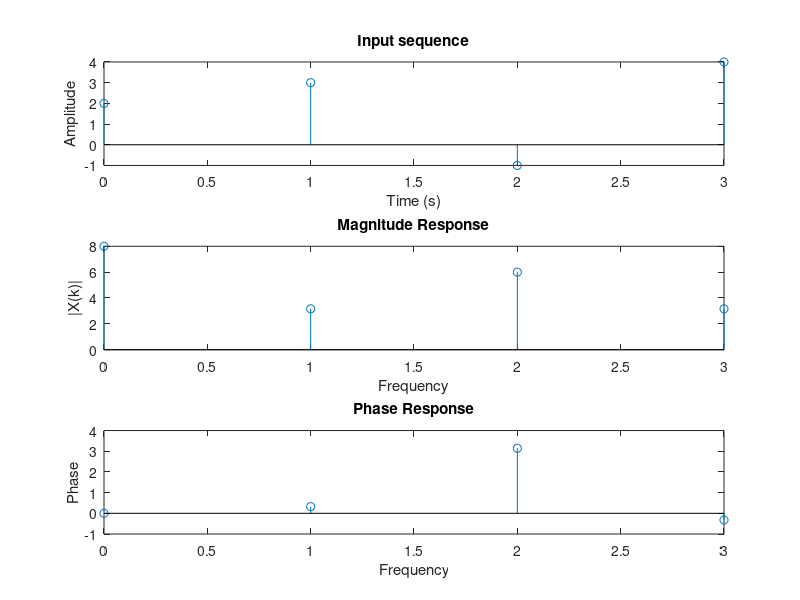

MATLAB code for this plot:
N=4;
x=[2 3 -1 4];

t=0:N-1;
subplot(311)
stem(t,x);
xlabel('Time (s)');
ylabel('Amplitude');
title('Input sequence')

subplot(312); 
stem(0:N-1,abs(fft(x)));  
xlabel('Frequency');
ylabel('|X(k)|');
title('Magnitude Response'); 

subplot(313); 
stem(0:N-1,angle(fft(x)));
xlabel('Frequency');
ylabel('Phase');
title('Phase Response');